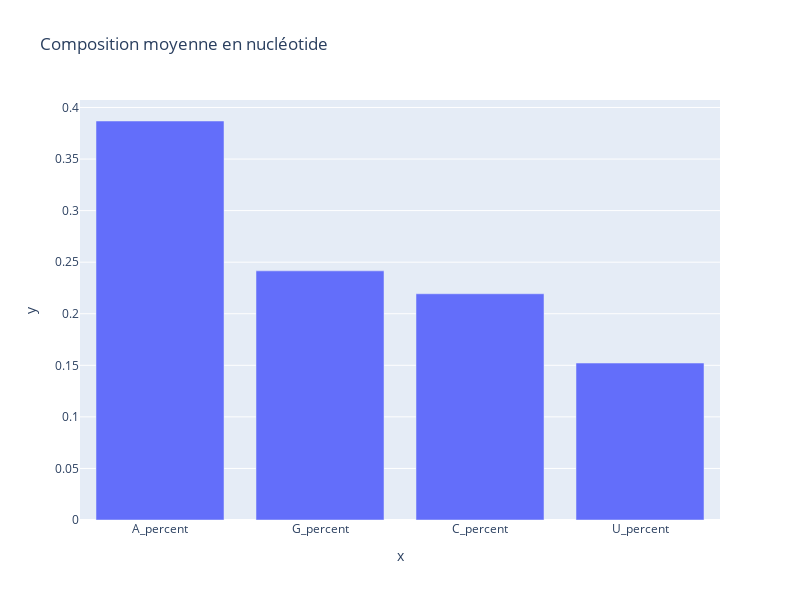

Source (notebook cell):
### Code cell
import plotly.express as px

fig = px.bar(
    df,
    x= names, 
    y= values,
    orientation='v', 
    title='Composition moyenne en nucléotide', 
    height=600, 
    width=800
)
fig.show()

### Figure 1 — Plotly figure (JSON) as saved in the notebook; plotly's stock layout.template omitted (floating-point values rounded to 4 significant figures)
{"data": [{"alignmentgroup": "True", "hovertemplate": "x=%{x}<br>y=%{y}<extra></extra>", "legendgroup": "", "marker": {"color": "#636efa"}, "name": "", "offsetgroup": "", "orientation": "v", "showlegend": false, "textposition": "auto", "type": "bar", "x": ["A_percent", "G_percent", "C_percent", "U_percent"], "xaxis": "x", "y": [0.3869, 0.2416, 0.2194, 0.1522], "yaxis": "y"}], "layout": {"barmode": "relative", "height": 600, "legend": {"tracegroupgap": 0}, "title": {"text": "Composition moyenne en nucléotide"}, "width": 800, "xaxis": {"anchor": "y", "domain": [0, 1], "title": {"text": "x"}}, "yaxis": {"anchor": "x", "domain": [0, 1], "title": {"text": "y"}}}}
